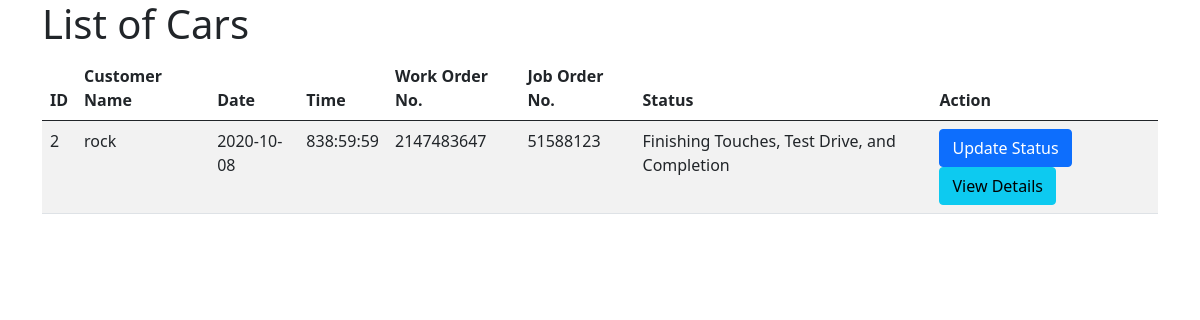
Before: /status.php with the older database file.
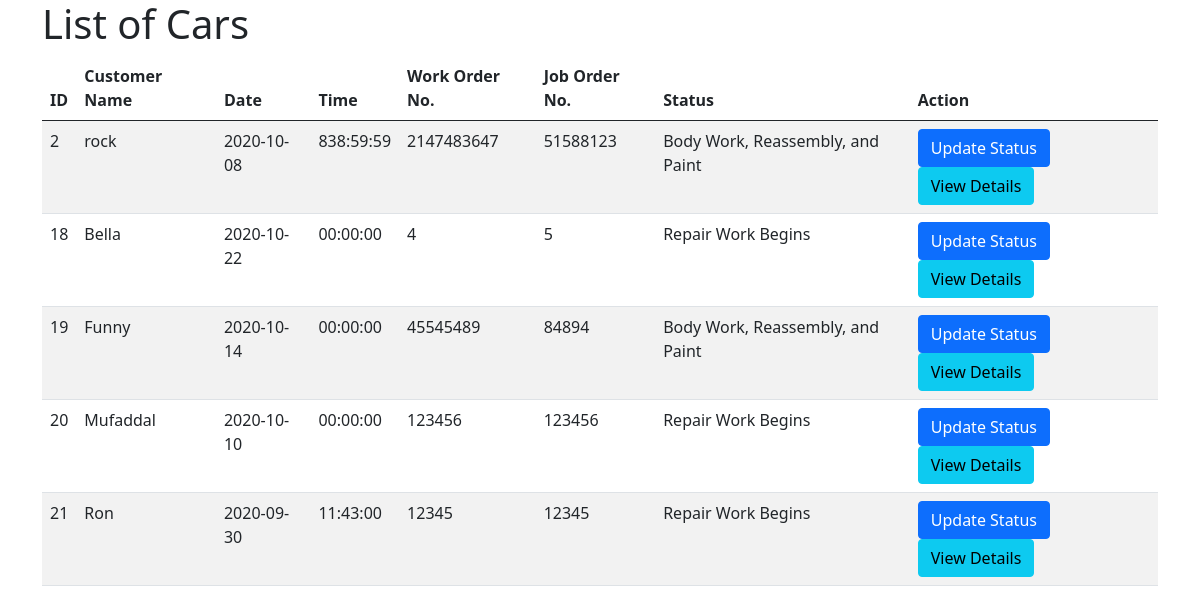
After: the same page with the newer database file.
### tables this page shows
CREATE TABLE `car` (
  `id` int(11) NOT NULL,
  `time` time NOT NULL,
  `date` date NOT NULL,
  `work_no` int(11) NOT NULL,
  `job_no` int(11) NOT NULL,
  `customer_name` varchar(50) NOT NULL,
  `email` varchar(50) NOT NULL,
  `full_wrap` tinyint(1) NOT NULL DEFAULT 0,
  `pdr` tinyint(1) NOT NULL DEFAULT 0,
  `ppf` tinyint(1) NOT NULL DEFAULT 0,
  `backtakleen` tinyint(1) NOT NULL DEFAULT 0,
  `tint` tinyint(1) NOT NULL DEFAULT 0,
  `decals` tinyint(1) NOT NULL DEFAULT 0,
  `polish_detailing` tinyint(1) NOT NULL DEFAULT 0,
  `branding` tinyint(1) NOT NULL DEFAULT 0,
  `sound_system` tinyint(1) NOT NULL DEFAULT 0,
  `ceramic` tinyint(1) NOT NULL DEFAULT 0,
  `glassparency` tinyint(1) NOT NULL DEFAULT 0,
  `roof` tinyint(1) NOT NULL DEFAULT 0,
  `hood` tinyint(1) NOT NULL DEFAULT 0,
  `trunk` tinyint(1) NOT NULL DEFAULT 0,
  `right_door_1` tinyint(1) NOT NULL DEFAULT 0,
  `right_door_2` tinyint(1) NOT NULL DEFAULT 0,
  `right_front_bumper` tinyint(1) NOT NULL DEFAULT 0,
  `right_rear_bumper` tinyint(1) NOT NULL DEFAULT 0,
  `left_door_1` tinyint(1) NOT NULL DEFAULT 0,
  `left_door_2` tinyint(1) NOT NULL DEFAULT 1,
  `left_front_bumper` tinyint(1) NOT NULL DEFAULT 0,
  `left_rear_bumper` tinyint(1) NOT NULL DEFAULT 0,
  `grill` tinyint(1) NOT NULL DEFAULT 0,
  `head_light` tinyint(1) NOT NULL DEFAULT 0,
  `front_fascia` tinyint(1) NOT NULL DEFAULT 0,
  `bumper_molding` tinyint(1) NOT NULL DEFAULT 0,
  `customer_concern_1` varchar(500) NOT NULL,
  `customer_concern_2` varchar(500) NOT NULL,
  `customer_concern_3` varchar(500) NOT NULL,
  `customer_concern_4` varchar(500) NOT NULL,
  `customer_concern_5` varchar(500) NOT NULL,
  `Status` varchar(50) NOT NULL DEFAULT 'Repair Work Begins'
);

### status.php (the view, shortened to what this page needs)
<?php
require "partials/header.php";
require "server.php";
$sql = "SELECT * FROM car";
$result = $conn->query($sql);
?>
</head>
<body>
    <div class="container">
        <h1>List of Cars</h1>
        <?php
        if ($result->num_rows > 0) {
        ?>
            <table class="table table-striped">
                <thead class="thead-dark">
                    <tr>
                        <th scope="row">ID</th>
                        <th scope="row">Customer Name</th>
                        <th scope="row">Date</th>
                        <th scope="row">Time</th>
                        <th scope="row">Work Order No.</th>
                        <th scope="row">Job Order No.</th>
                        <th scope="row">Status</th>
                        <th scope='row'>Action</th>
                    </tr>
                </thead>
                <tbody>
                    <?php
                    while ($row = $result->fetch_assoc()) {
                        echo "<tr><td>{$row['id']}</td> <td>{$row['customer_name']}</td><td>{$row['date']}</td><td>{$row['time']}</td>
                        <td>{$row['work_no']}</td><td>{$row['job_no']}</td><td>{$row['Status']}</td><td>
                        <button type='button' onclick='update_id(this.value)' class='btn btn-primary' value='{$row['id']}' data-toggle='modal' data-target='#update_status'>
                        Update Status
                      </button>
                      <a type='button' class='btn btn-info' href='details.php?id={$row['id']}'>
                        View Details
                      </a>
                      </td></tr>";
                    }
                    ?>
                </tbody>
            </table>
        <?php
        } else {
            echo "<h1>No Results Found</h1>";
        }
        ?>
    </div>
    <?php
    require "partials/footer.php";
    ?>

### partials/header.php (shortened to what this page needs)
<!DOCTYPE html>
<html lang="en">
<head>
    <link rel="stylesheet" href="https://stackpath.bootstrapcdn.com/bootstrap/5.0.0-alpha2/css/bootstrap.min.css">

### partials/footer.php
</body>
</html>

Changed rows visible on the page:
changed car "rock": Status "Finishing Touches, Test Drive, and Completion" → "Body Work, Reassembly, and Paint"
added car: id "18", customer_name "Bella", date "2020-10-22", time "00:00:00", work_no "4", job_no "5", Status "Repair Work Begins"
added car: id "19", customer_name "Funny", date "2020-10-14", time "00:00:00", work_no "45545489", job_no "84894", Status "Body Work, Reassembly, and Paint"
added car: id "20", customer_name "Mufaddal", date "2020-10-10", time "00:00:00", work_no "123456", job_no "123456", Status "Repair Work Begins"
added car: id "21", customer_name "Ron", date "2020-09-30", time "11:43:00", work_no "12345", job_no "12345", Status "Repair Work Begins"
